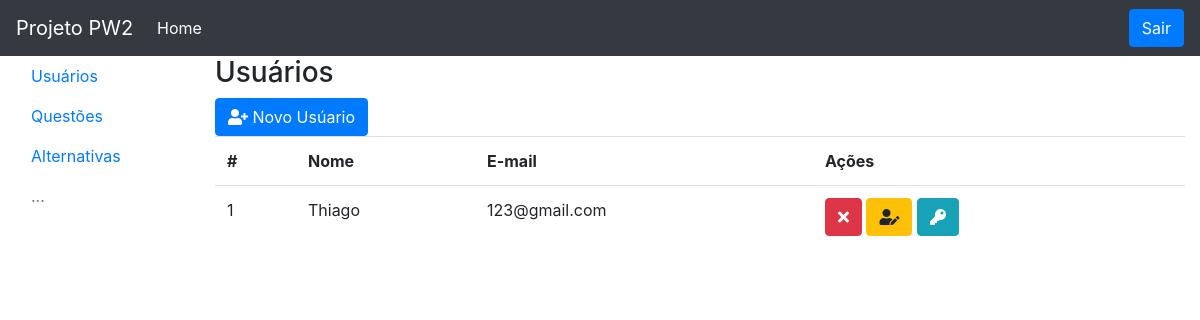
The app's page /usuarios (signed in) with its own data.
### tables this page shows
CREATE TABLE `usuario` (
  `idUsuario` int(11) NOT NULL,
  `nome` varchar(200) NOT NULL,
  `email` varchar(200) NOT NULL,
  `senha` varchar(200) NOT NULL
);

### UsuarioDAO.php (called while the page is built, shortened)
<?php
class UsuarioDAO
{
    private $con;
    public function __construct()
    {
        $this->con = mysqli_connect(DB_SERVER, DB_USER, DB_PASS, DB_NAME);
    }
    public function buscar()
    {
        $sql = 'SELECT * FROM usuario';
        $rs = $this->con->query($sql);
        $listaDeUsuarios = array();
        while ($lista = $rs->fetch_object()) {
            $listaDeUsuarios[] = $lista;
        }
        return $listaDeUsuarios;
    }
}

### usuarios.php (the view, shortened to what this page needs)
<?php
include 'UsuarioDAO.php';
$usuarioDAO = new UsuarioDAO();
$lista = $usuarioDAO->buscar();
include 'cabecalho.php';
include 'menu.php';
?>
            <div class="col-10">
                <h3>Usuários</h3>
                <button type="button" class="btn btn-primary" data-toggle="modal" data-target="#modalnovo">
                    <i class="fas fa-user-plus"></i>
                    Novo Usúario
                </button>
                <table class="table">
                    <tr>
                        <th>#</th>
                        <th>Nome</th>
                        <th>E-mail</th>
                        <th>Ações</th>
                    </tr>
                    <?php foreach ($lista as $usuario): ?>
                    <tr>
                        <td><?= $usuario->idUsuario; ?></td>
                        <td><?= $usuario->nome; ?></td>
                        <td><?= $usuario->email; ?></td>
                        <td>
                            <a class="btn btn-danger"
                                href="UsuarioController.php?acao=apagar&id=<?= $usuario->idUsuario; ?>">
                                <i class="fas fa-times"></i>
                            </a>
                            <button type="button" class="btn btn-warning alterar-nome" data-toggle="modal"
                                data-target="#modalnome" data-id="<?= $usuario->idUsuario; ?>">
                                <i class="fas fa-user-edit"></i>
                            </button>
                            <button type="button" class="btn btn-info alterar-senha" data-toggle="modal"
                                data-target="#modalsenha" data-id="<?= $usuario->idUsuario; ?>">
                                <i class="fas fa-key"></i>
                            </button>
                        </td>
                    </tr>
                    <?php endforeach; ?>
                </table>
            </div>
        </div>
    </div>
</body>
<html>

### cabecalho.php (shortened to what this page needs)
<!DOCTYPE html>
<html>
<head>
    <link rel=" stylesheet" href="https://stackpath.bootstrapcdn.com/bootstrap/4.1.3/css/bootstrap.min.css">
    <link rel="stylesheet" type="text/css" href="css/all.min.css">
</head>
<body>
    <nav class="navbar navbar-expand-lg navbar navbar-dark bg-dark">
        <a class="navbar-brand" href="#">Projeto PW2</a>
        <div class="collapse navbar-collapse" id="conteudoNavbarSuportado">
            <ul class="navbar-nav mr-auto">
                <li class="nav-item active ">
                    <a class="nav-link" href="#">Home <span class="sr-only">(página atual)</span></a>
                </li>
            </ul>
        <div class="my-2 my-lg-0">
            <a class="btn btn-primary" href="UsuarioController.php?acao=sair" role="button">Sair</a>
        </div>
         </div>
    </nav>
    </html>

### menu.php
<?php $url = $_SERVER['PATH_INFO']; ?>
<div class="container-fluid">
        <div class="row">
            <div class="col-2">
                <ul class="nav flex-column nav-pills vertical">
                    <li class="nav-item">
                        <a class="nav-link <?= ($url == '/usuarios') ? 'active' : ''; ?>" href="/usuarios">Usuários</a>
                    </li>
                    <li class="nav-item">
                        <a class="nav-link <?= ($url == '/questoes') ? 'active' : ''; ?>" href="/questoes">Questões</a>
                    </li>
                    <li class="nav-item">
                        <a class="nav-link <?= ($url == '/alternativas') ? 'active' : ''; ?>" href=/alternativas>Alternativas</a>
                    </li>
                    <li class="nav-item">
                        <a class="nav-link disabled" href="#">...</a>
                    </li>
                </ul>
            </div>

### records on screen
usuario: idUsuario "1", nome "Thiago", email "123@gmail.com"
